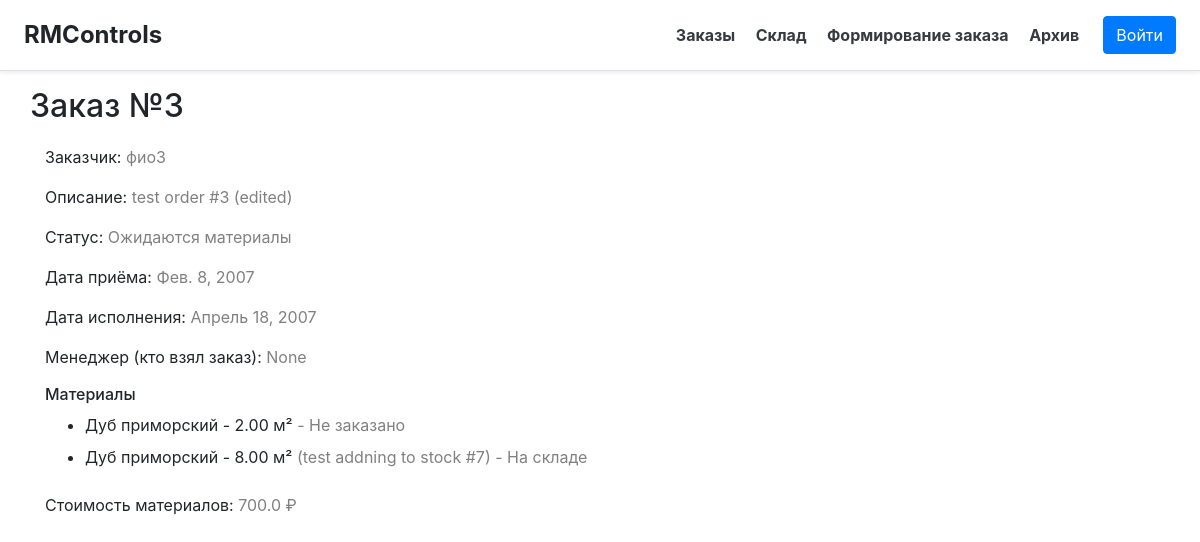
/order/3, run on an earlier commit of the app's database.
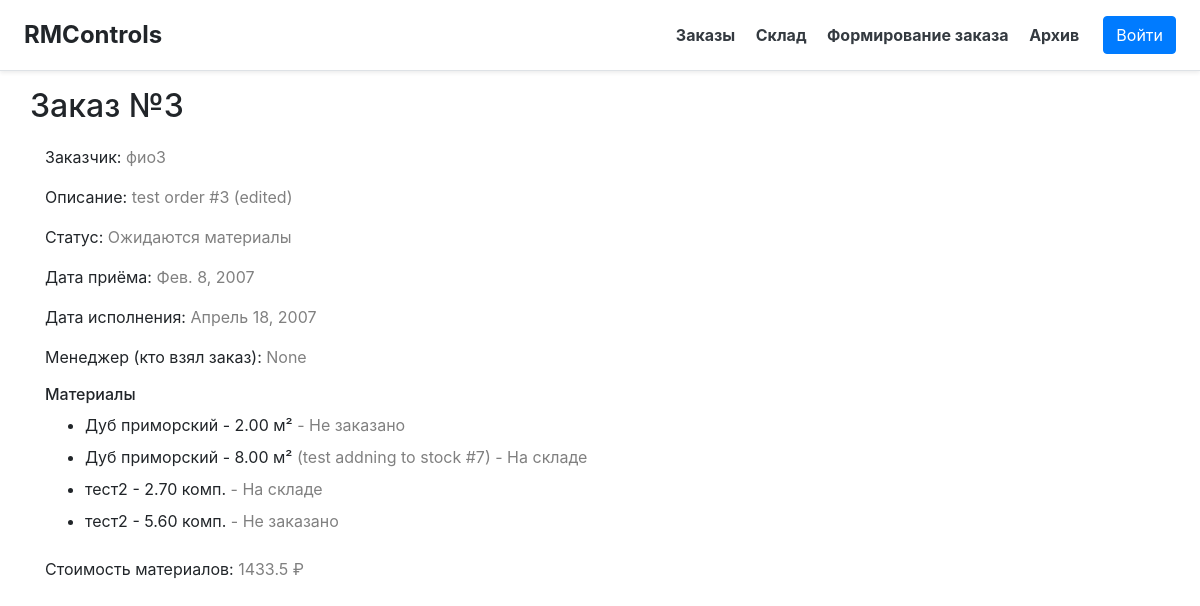
And on a later commit of the database.
### main/models.py (models this page shows, shortened)
class Order(models.Model):
    description = models.CharField("Описание", max_length=50)
    manager = models.ForeignKey(Manager, models.SET_NULL, null=True, blank=True, verbose_name="Менеджер", default=None)
    client = models.CharField("Заказчик", max_length=50)
    order_date = models.DateField("Дата приёма", default=timezone.now().date())
    status = models.IntegerField("Статус", default=0, choices=[
        (0, "Ожидаются материалы"),
        (1, "В производстве"),
        (2, "Заказ выполнен")
    ])
    prod_date = models.DateField("Дата исполнения", blank=True, null=True)
    class Meta:
        verbose_name = "Заказ"
        verbose_name_plural = "Заказы"
        db_table = "orders"

class Material(models.Model):
    material = models.ForeignKey('AbsMaterial', models.PROTECT, verbose_name="Материал")
    count = models.FloatField("Кол-во")
    for_order = models.ForeignKey('Order', on_delete=models.SET_NULL, null=True, blank=True, verbose_name="Для заказа")
    status = models.IntegerField("Статус",
                                 choices=[(-1, "Не заказано"), (0, "Ожидается"), (1, "На складе"),
                                          (2, "В производстве"), (3, "Реализовано")], default=0)
    details = models.CharField("Детали", blank=True, null=True, max_length=100)
    price = models.FloatField("Цена", blank=True, null=True)
    class Meta:
        verbose_name = "Материал"
        verbose_name_plural = "Склад"
        db_table = "stock"

class AbsMaterial(models.Model):
    title = models.CharField("Наименование", max_length=20)
    units = models.CharField("Единицы измерения", choices=map(lambda x: (x, x, ), UNITS), max_length=10, default="шт")
    parent = models.ForeignKey(Folder, models.CASCADE, null=True, verbose_name="Папка")
    picture_url = models.TextField("URL изображения", null=True, blank=True)
    class Meta:
        verbose_name = "Материал"
        verbose_name_plural = "Материалы"
        db_table = "abs-materials"

### main/views.py (the view)
# urls.py: path('order/<int:oid>', views.order),
@xframe_options_exempt
def order(request, oid, additional=0):
    o = Order.objects.get(id=oid)
    return render(request, 'main/order.html', context={
        'title': f'Заказ №{oid}', 'order': o, 'additional': additional,
        'cost': round(sum(map(lambda x: (
            x.price * x.count if x.price else x.material.get_last_price() if x.material.get_last_price() else 0),
                              o.material_set.all())), 2)})

### templates/main/order.html (shortened to what this page needs)
{% extends 'main/base.html' %}
{% load static %}
{% block content %}
    <div class="container">
        <div class="row">
            <h2 style="margin-bottom: 20px">{{ title }}
            </h2>
        </div>
        <label>Заказчик: <label style="color: gray">{{ order.client }}</label></label> <br>
        <label>Описание: <label style="color: gray; width: auto">{{ order.description }}</label></label> <br>
        <label>Статус: <label style="color: gray; width: auto">{{ order.get_status_display }}</label></label> <br>
        <label>Дата приёма: <label style="color: gray">{{ order.order_date }}</label></label> <br>
        <label>Дата исполнения: <label style="color: gray">{{ order.prod_date }}</label></label> <br>
        <label>Менеджер (кто взял заказ): <label style="color: gray">{{ order.manager }}</label></label> <br>
        <h6>Материалы</h6>
        <ul>
            {% for elem in order.material_set.all %}
                <li>
                    <label>{{ elem.material.title }} - {{ elem.count|floatformat:2 }} {{ elem.material.units }}</label>
                    <label style="color: gray">{% if elem.details %}({{ elem.details }}){% endif %}
                        - {{ elem.get_status_display }}</label>
                </li>
            {% endfor %}
        </ul>
        <label>Стоимость материалов: <label style="color: gray">{{ cost }} ₽</label></label>
    </div>
{% endblock %}

### templates/main/base.html (shortened to what this page needs)
<!DOCTYPE html>
<html lang="ru">
<head>
    <link rel="stylesheet" href="https://stackpath.bootstrapcdn.com/bootstrap/4.5.2/css/bootstrap.min.css"
>
</head>
<body>
    {% if not additional %}
        <div class="d-flex flex-column flex-md-row align-items-center p-3 px-md-4 mb-3 bg-white border-bottom shadow-sm">
            <h4 style="cursor: pointer" class="my-0 mr-md-auto font-weight-bolder" onclick="window.location='/catalog/0'">RMControls</h4>
            <nav class="my-2 my-md-0 mr-md-3">
                <a class="p-2 text-dark" href="/orders"><b>Заказы</b></a>
                <a class="p-2 text-dark" href="/stock"><b>Склад</b></a>
                <a class="p-2 text-dark" href="/tasks"><b>Формирование заказа</b></a>
                <a class="p-2 text-dark" href="/archive"><b>Архив</b></a>
            </nav>
            {% if not user.is_authenticated %}
                <a class="btn btn-primary" href="/accounts/login">Войти</a>
            {% else %}
                <h6 style="margin-top: 5px; margin-right: 20px; color: gray"><b>Вы вошли как {{ user.get_username }}</b></h6>
                <a class="btn btn-danger" href="/accounts/logout/">Выйти</a>
            {% endif %}
        </div>
    {% endif %}
    {% block content %} {% endblock %}
</body>
</html>

What changed in the data, as far as the page shows it:
added Material: material "тест2", count "2.70", material.units "комп.", status "На складе"
added Material: material "тест2", count "5.60", material.units "комп.", status "Не заказано"
Also different on the page:
{{ cost }}: "700.0" → "1433.5"
